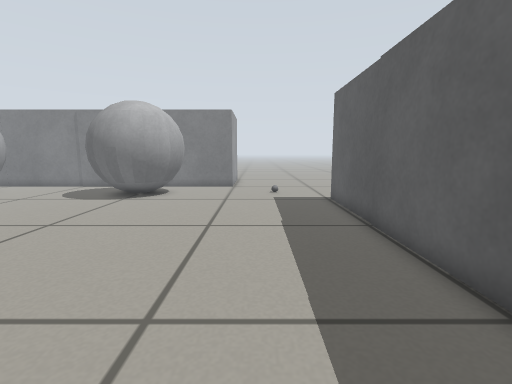
[1] (above)

21 first-person views from a walk through a world built for the Gazebo simulator. The camera is 0.45 m above the floor, tilts 8° down and sees 85° across. The floor is counted in squares, 0.2 m on a side. Each view is taken from the middle of a square. On the plan, view 1 faces up. The plan holds only what a view shows up to about 17 squares ahead; the rest is blank. Some stock models are drawn as simple stand-ins.

[2]
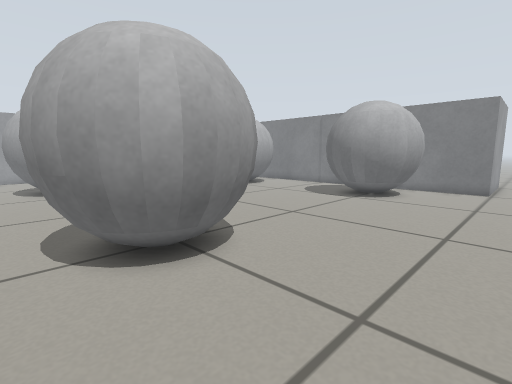

[3]
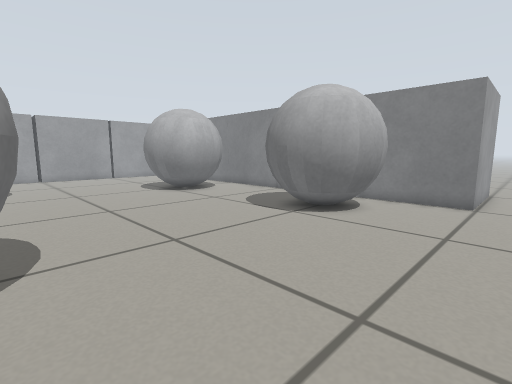

[4]
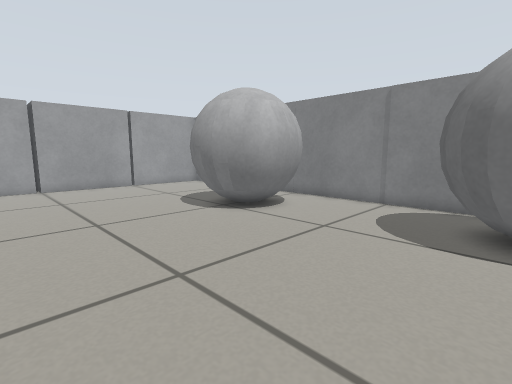

[5]
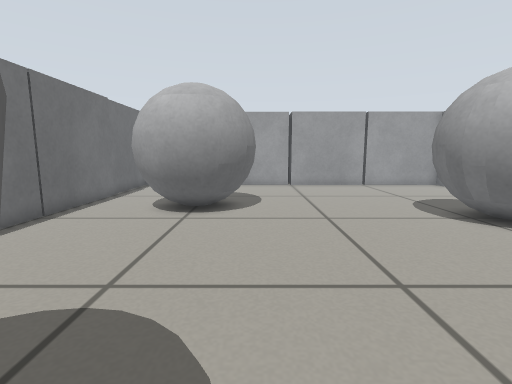

[6]
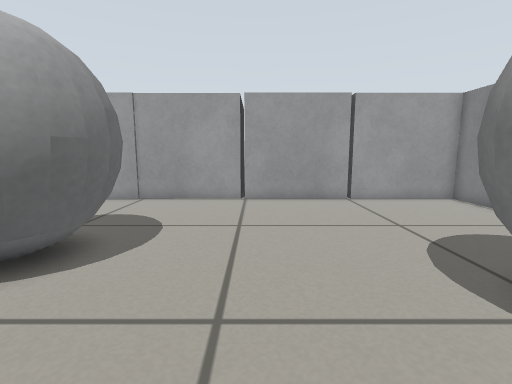

[7]
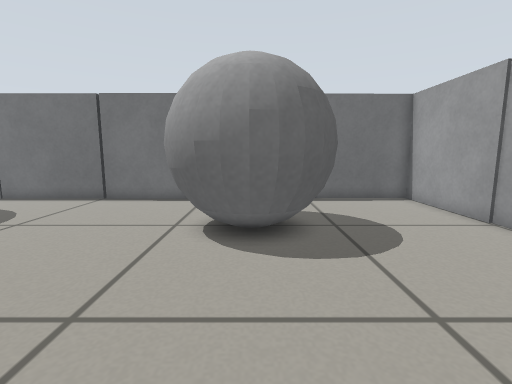

[8]
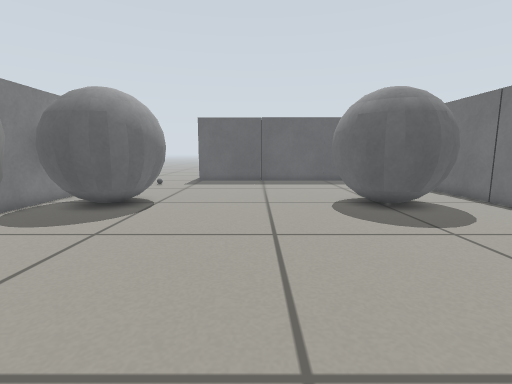

[9]
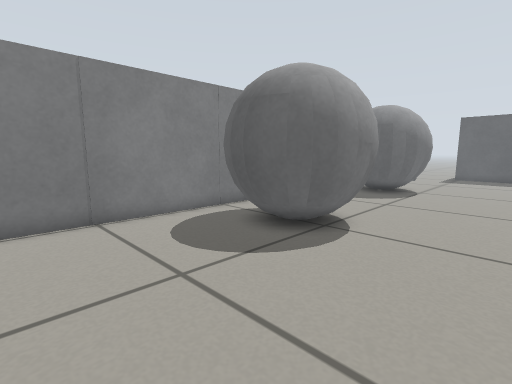

[10]
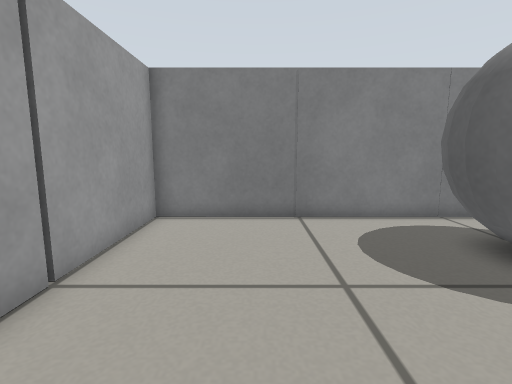

[11]
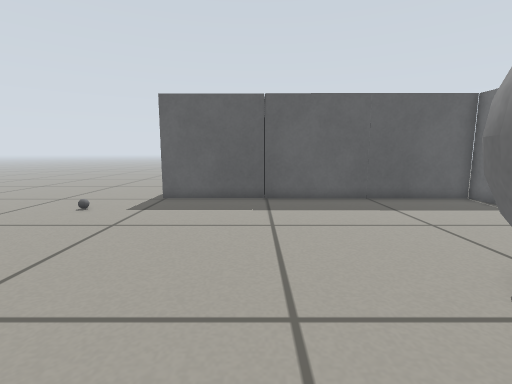

[12]
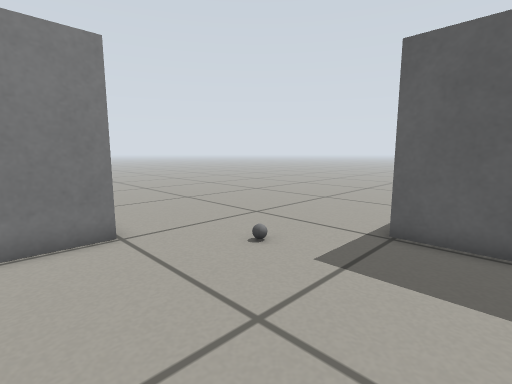

[13]
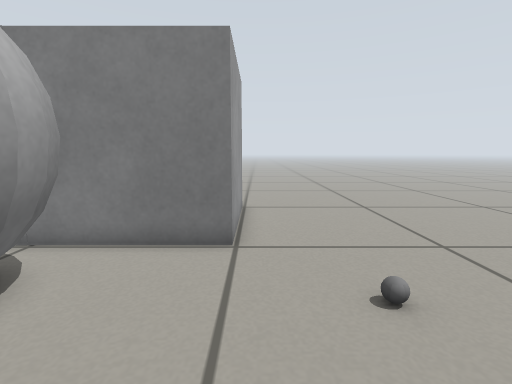

[14]
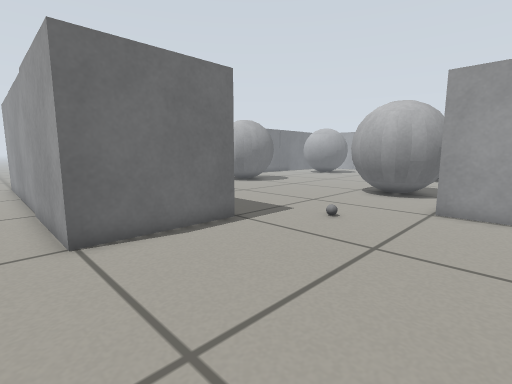

[15]
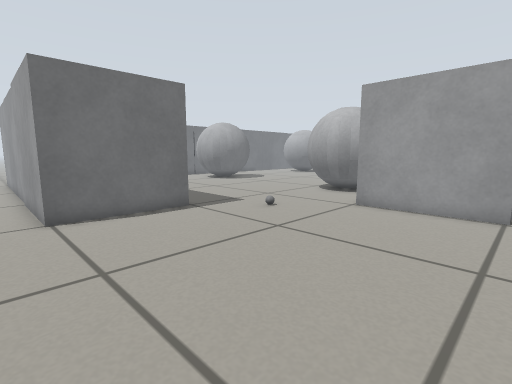

[16]
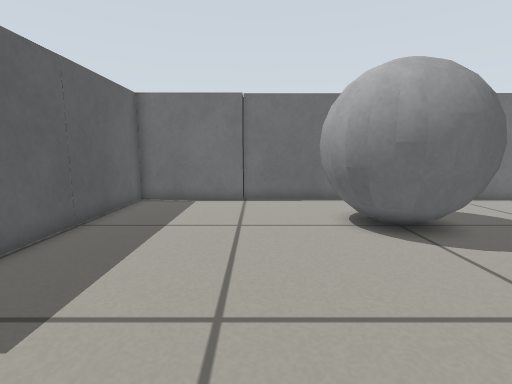

[17]
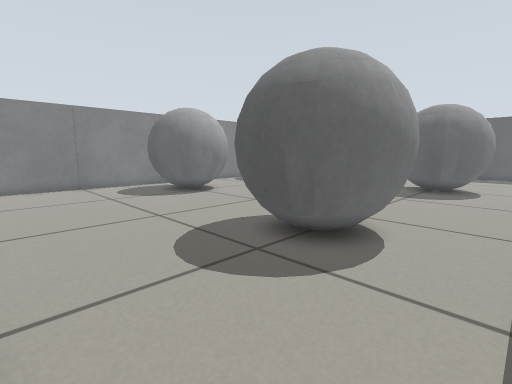

[18]
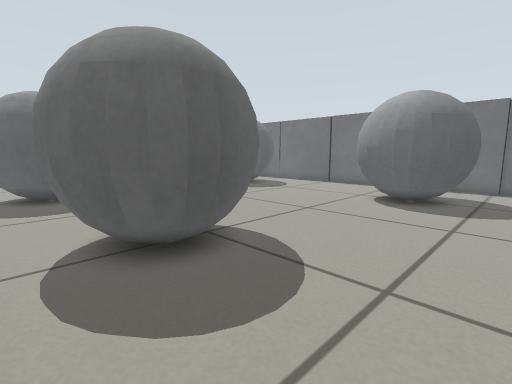

[19]
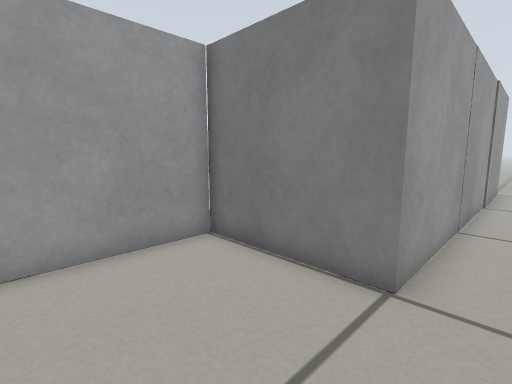

[20]
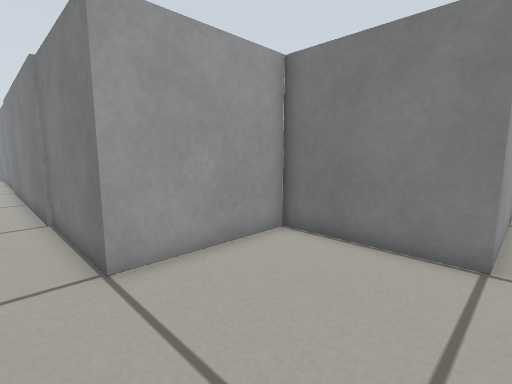

[21]
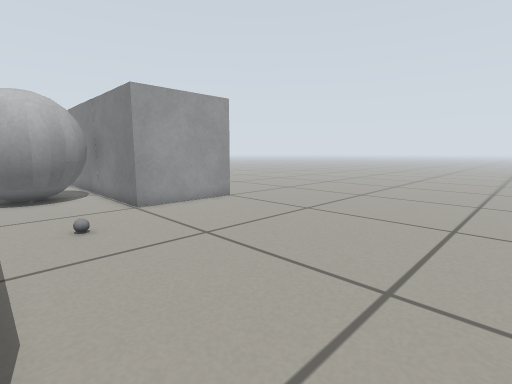

### Floor plan
Key: @ floor where view 1 was taken; . floor; B grey ball; C cup; G grey box.
Columns run from 30 left of view 1 to 10 right of it. Each row starts with its distance up from view 1.
 25                             .............
 24                             .............
 23                             G............
 22                             G............
 21                             G............
 20                             G............
 19    GGGGGGGGGGGGGGGGGGGGGGGGGG............
 18    G................... B................
 17    G.........BB ......BBBB...............
 16    G........BBBBB....BBBBBB....C.........
 15    G.......BBB BB....BBBBBB..............
 14    G.......BBBBBB.....BBBB...............
 13    G........BBBB.......BB.........GGGGG..
 12    G.........BB...................G   G..
 11    G..............................G   G..
 10    G..............................G   G..
  9    G..............................G   G..
  8 GGGG..............................G   G..
  7    G..............................G   G..
  6    G......BBB.....................G   G..
  5    G.....BBBBB........BBBB........G   G..
  4    G.....BBBBB.......BBBBBB.......G   G..
  3    G.....BBBBB.......BBBBBB.......G   G..
  2    G.....BBBBB.......BBBBBB.......G   G..
  1    G......BBB.........BBBB........G   G..
  0    G..........................@...G   G..
 -1    G.............................GGGGGG..
 -2    GGGGGGGGGGGGGGGGGGGGGGGGGGGGGGG.......
 -3                                  G.......
 -4                                  G......
 -5                                  G......
 -6                 GG GGGGGGGGGGGGGGG..... .
 -7                  .....................
 -8                           ...........  .

Where each view was taken, in squares from view 1:
view 1: 0 up, 0 right, facing up
view 2: 0 up, 0 right, facing up-left
view 3: 5 up, 0 right, facing up-left
view 4: 6 up, 7 left, facing up-left
view 5: 6 up, 7 left, facing left
view 6: 9 up, 13 left, facing left
view 7: 12 up, 19 left, facing down
view 8: 9 up, 19 left, facing right
view 9: 9 up, 24 left, facing up-right
view 10: 9 up, 23 left, facing up
view 11: 9 up, 10 left, facing right
view 12: 11 up, 4 left, facing up-right
view 13: 12 up, 1 left, facing up
view 14: 21 up, 10 right, facing down-left
view 15: 24 up, 10 right, facing down-left
view 16: 12 up, 2 left, facing down
view 17: 1 down, 26 left, facing up-right
view 18: 18 up, 23 left, facing down-right
view 19: 6 down, 10 right, facing up-left
view 20: 8 down, 9 right, facing up-left
view 21: 14 up, 10 right, facing up-left
